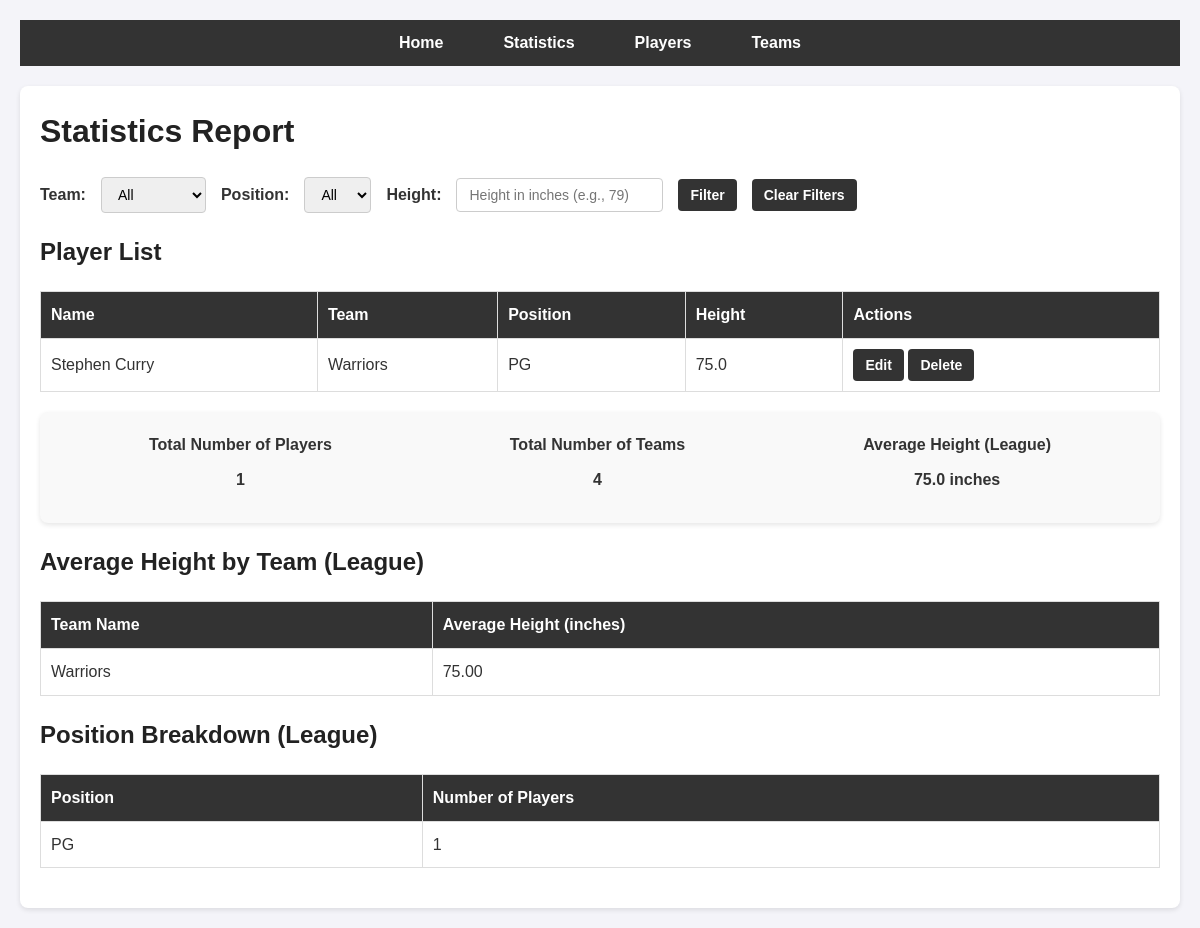
The page /statistics on the database as committed earlier.
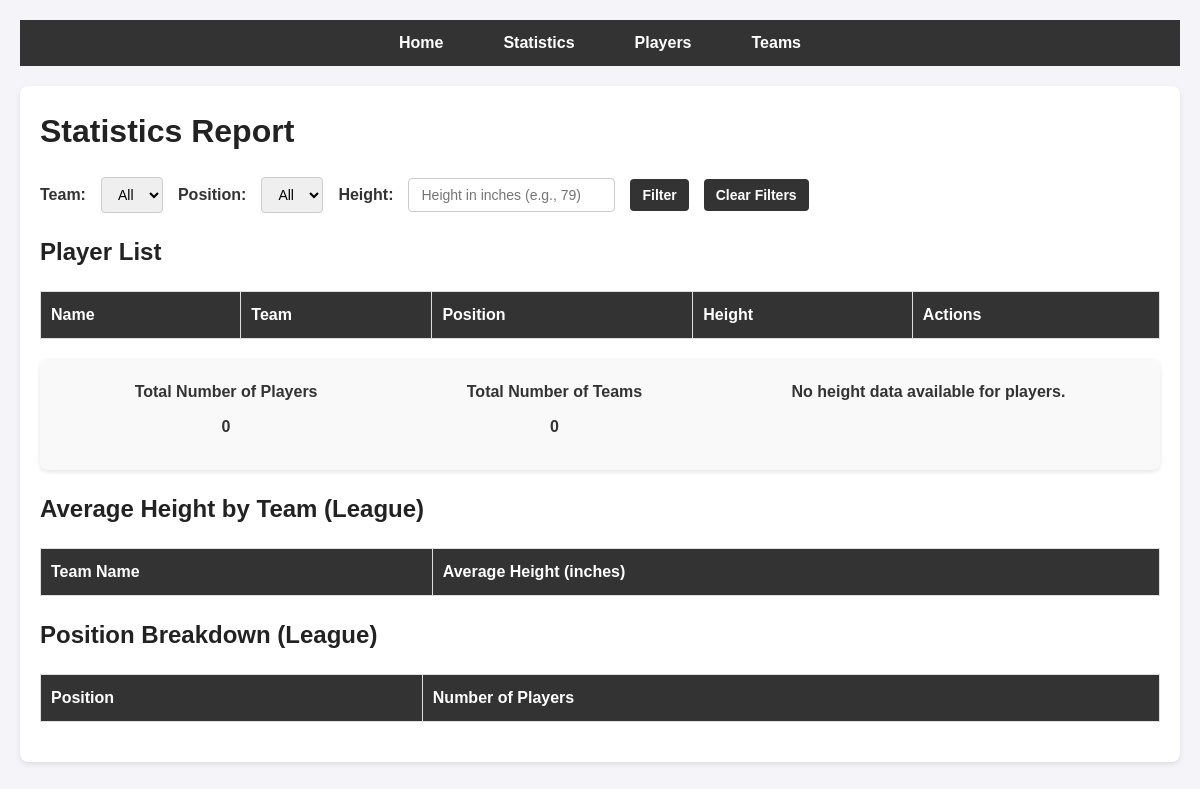
The same page on the database as committed later.
### app.py (models this page shows)
class Player(db.Model):
    player_id = db.Column(db.Integer, primary_key=True)
    name = db.Column(db.String(100), nullable=False)
    team_name = db.Column(db.String, db.ForeignKey('team.team_name'), nullable=False, index=True)
    position = db.Column(db.String(50), index=True)
    height = db.Column(db.Float)  # Store height as float (in inches)
    __table_args__ = (
        db.Index('ix_player_team_name', 'team_name'),  # Add explicit index for team_name
        db.Index('ix_player_position', 'position')    # Add explicit index for position
    )

### app.py (the view)
@app.route('/statistics', methods=['GET'])
def statistics():
    action = request.args.get('action')
    if action == 'clear':
        team_filter = ''
        position_filter = ''
        height_filter = ''
    else:
        team_filter = request.args.get('team', '')
        position_filter = request.args.get('position', '')
        height_filter = request.args.get('height', '')
    teams = Team.query.order_by(Team.team_name).all()
    positions = db.session.query(Player.position).distinct().order_by(Player.position).all()
    positions = [pos[0] for pos in positions if pos[0]]  # Extract position values
    query = text("""
        SELECT * FROM player
        WHERE (:team_filter IS NULL OR team_name = :team_filter)
        AND (:position_filter IS NULL OR position = :position_filter)
        AND (:height_filter IS NULL OR height = :height_filter)
    """)
    result = db.session.execute(query, {
        'team_filter': team_filter if team_filter else None,
        'position_filter': position_filter if position_filter else None,
        'height_filter': float(height_filter) if height_filter else None
    })
    players = result.fetchall()
    num_players = len(players)
    num_teams = Team.query.count()
    average_height = db.session.query(db.func.avg(Player.height)).scalar()
    avg_height_query = text("""
        SELECT team_name, AVG(height) AS avg_height
        FROM player
        GROUP BY team_name
    """)
    avg_height_result = db.session.execute(avg_height_query)
    average_height_by_team = avg_height_result.fetchall()
    position_breakdown = db.session.query(
        Player.position,
        db.func.count(Player.player_id).label('num_players')
    ).group_by(Player.position).all()
    return render_template(
        'statistics.html',
        teams=teams,
        positions=positions,
        players=players,
        num_players=num_players,
        num_teams=num_teams,
        average_height=average_height,
        average_height_by_team=average_height_by_team,
        position_breakdown=position_breakdown,
        team_filter=team_filter,
        position_filter=position_filter,
        height_filter=height_filter
    )

### templates/statistics.html (shortened to what this page needs)
<!DOCTYPE html>
<html lang="en">
  <head>
    <link
      rel="stylesheet"
      href="{{ url_for('static', filename='css/styles.css') }}"
    />
  </head>
  <body>
    <header>
      <nav>
        <ul>
          <li><a href="/">Home</a></li>
          <li><a href="/statistics">Statistics</a></li>
          <li><a href="/players">Players</a></li>
          <li><a href="/teams">Teams</a></li>
        </ul>
      </nav>
    </header>
    <main>
      <h1>Statistics Report</h1>
      <form method="GET" action="{{ url_for('statistics') }}">
        <label for="team">Team:</label>
        <select name="team" id="team">
          <option value="">All</option>
        </select>
        <label for="position">Position:</label>
        <select name="position" id="position">
          <option value="">All</option>
        </select>
        <label for="height">Height:</label>
        <input type="text" id="height" name="height" value="{{ height_filter }}" placeholder="Height in inches (e.g., 79)"/>
        <button type="submit" name="action" value="filter">Filter</button>
        <button type="submit" name="action" value="clear">Clear Filters</button>
      </form>
      <h2>Player List</h2>
      <table>
        <thead>
          <tr>
            <th>Name</th>
            <th>Team</th>
            <th>Position</th>
            <th>Height</th>
            <th>Actions</th>
          </tr>
        </thead>
        <tbody>
          {% for player in players %}
            <tr>
              <td>{{ player.name }}</td>
              <td>{{ player.team_name }}</td>
              <td>{{ player.position }}</td>
              <td>{{ player.height }}</td>
              <td>
                <form action="{{ url_for('edit_player', player_id=player.player_id) }}" method="GET" style="display:inline;">
                  <button type="submit">Edit</button>
                </form>
                <form action="{{ url_for('delete_player', player_id=player.player_id) }}" method="POST" style="display:inline;">
                  <button type="submit">Delete</button>
                </form>
              </td>
            </tr>
          {% endfor %}
        </tbody>
      </table>
      <div class="statistics-summary">
        <div>
          <p>Total Number of Players</p>
          <p>{{ num_players }}</p>
        </div>
        <div>
          <p>Total Number of Teams</p>
          <p>{{ num_teams }}</p>
        </div>
        <div>
          {% if average_height %}
            <p>Average Height (League)</p>
            <p>{{ average_height | round(2) }} inches</p>
          {% else %}
            <p>No height data available for players.</p>
          {% endif %}
        </div>
      </div>
      <h2>Average Height by Team (League)</h2>
      <table>
        <thead>
          <tr>
            <th>Team Name</th>
            <th>Average Height (inches)</th>
          </tr>
        </thead>
        <tbody>
          {% for team, avg_height in average_height_by_team %}
            <tr>
              <td>{{ team }}</td>
              <td>{{ "%.2f" | format(avg_height) }}</td>
            </tr>
          {% endfor %}
        </tbody>
      </table>
      <h2>Position Breakdown (League)</h2>
      <table>
        <thead>
          <tr>
            <th>Position</th>
            <th>Number of Players</th>
          </tr>
        </thead>
        <tbody>
          {% for position, num_players in position_breakdown %}
            <tr>
              <td>{{ position }}</td>
              <td>{{ num_players }}</td>
            </tr>
          {% endfor %}
        </tbody>
      </table>
    </main>
  </body>
</html>

Rows that differ between the two databases and show on the page:
removed Player: name "Stephen Curry", team_name "Warriors", position "PG", height "75.0"
Other text that changed with them:
{{ num_players }}: "1" → "0"
{{ num_teams }}: "4" → "0"
{{ average_height | round(2) }}: "75.0" → (not shown)
text no longer shown: "Average Height (League) inches"
text now shown: "No height data available for players."
list line gone: "Warriors 75.00"
list line gone: "PG 1"
